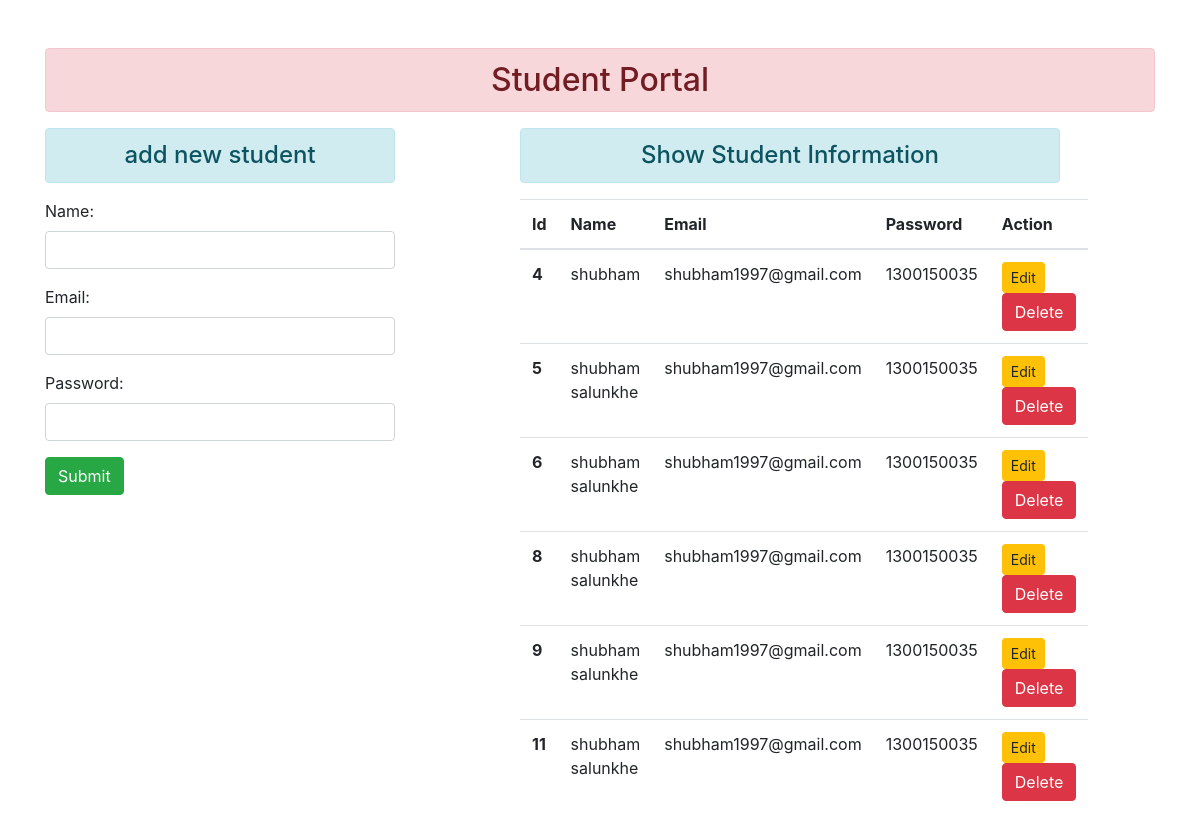
Before: / with the older database file.
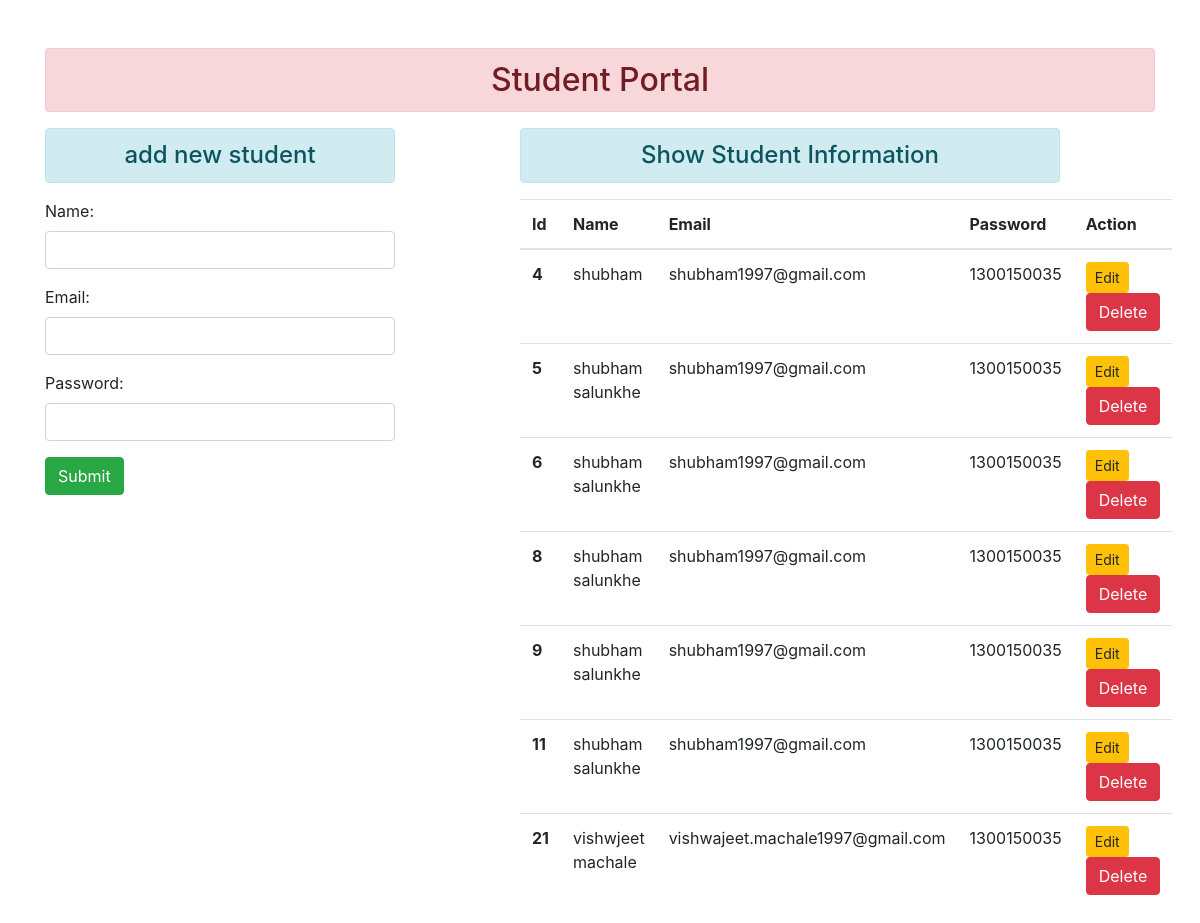
After: the same page with the newer database file.
### enroll/models.py (models this page shows)
class User(models.Model):
    name=models.CharField(max_length=100)
    email=models.EmailField(max_length=100)
    password=models.CharField(max_length=100)

### enroll/views.py (the view)
# urls.py: path("",views.add_show, name="addandshow"),
def add_show(request):
    if request.method=='POST':
        fm=StudentRegistration(request.POST)
        if fm.is_valid():
            nm=fm.cleaned_data['name']
            em=fm.cleaned_data['email']
            pw=fm.cleaned_data['password']
            reg=User(name=nm,email=em,password=pw)
            reg.save()
            fm=StudentRegistration()
    else:
        fm=StudentRegistration()
    stud=User.objects.all()
    return render(request,'enroll/addandshow.html',{'form': fm,'stu':stud})

### enroll/forms.py
class StudentRegistration(forms.ModelForm):
    class Meta:
        model=User
        fields=['name','email','password']
        widgets = {
            'name':forms.TextInput(attrs={'class':'form-control'}),
            'email': forms.EmailInput(attrs={'class':'form-control'}),
            'password': forms.PasswordInput(render_value=True,attrs={'class':'form-control'}),
        }

### enroll/templates/enroll/addandshow.html (shortened to what this page needs)
{% extends 'enroll/base.html' %}
{% block content %}
<div class="row">
    <div class="col-sm-4">
        <h4 class="text-center alert alert-info">add new student</h4>
        <form action="" method="POST">
            {{form.as_p}}
            <input type="submit" class="btn btn-success">
        </form>
    </div>
<div class="col-sm-6 offset-1">
    <h4 class="text-center alert alert-info">Show Student Information</h4>
    {% if stu %}
    <table class="table table-hover">
        <thead>
          <tr>
            <th scope="col">Id</th>
            <th scope="col">Name</th>
            <th scope="col">Email</th>
            <th scope="col">Password</th>
            <th scope="col">Action</th>
          </tr>
        </thead>
        <tbody>
            {% for st in stu %}
          <tr>
            <th scope="row">{{st.id}}</th>
            <td>{{st.name}}</td>
            <td>{{st.email}}</td>
            <td>{{st.password}}</td>
            <td>
                <a href="{% url 'updatedata' st.id %}" class="btn btn-warning btn-sm">Edit</a>
                <form action="{% url 'deletedata' st.id %}" method="post" class="d-inline">{% csrf_token %}
                    <input type="submit" class="btn btn-danger" value="Delete">
                </form>
            </td>
          </tr>
          {% endfor %}
        </tbody>
      </table>
    {% else %}
    <h4 class="text-center alert alert-info">No data available</h4>
    {% endif %}
</div>
</div>
{% endblock content %}

### enroll/templates/enroll/base.html (shortened to what this page needs)
<!DOCTYPE html>
{% load static %}
<html lang="en">
<head>
    <link rel="stylesheet" href="{% static 'enroll/css/bootstrap.css' %}">
</head>
<body>
    <div class="container mt-5">
        <h2 class="text-center alert alert-danger">Student Portal</h2>
        {% block content %}
        {% endblock content %}
    </div>
</body>
</html>

Changed rows visible on the page:
added User: id "21", name "vishwjeet machale", email "vishwajeet.machale1997@gmail.com", password "1300150035"
